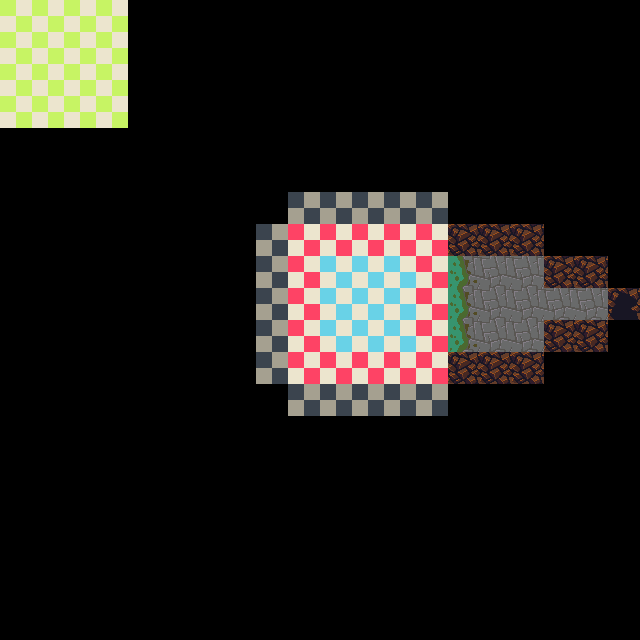

The image is a tile-based game level rendered from a .tmx file. Its description and complete source (layers, tilesets, objects, tile grids) follow:
An orthogonal 20x20 tile map with 32x32 px tiles, 3 tile layers (floor, walls, cliff), 3 hidden layers not drawn, 4 tilesets and 5 objects (2x Trigger, 2x Shaman, Player).

<map version="1.0" tiledversion="1.0.3" orientation="orthogonal" renderorder="right-down" width="20" height="20" tilewidth="32" tileheight="32" nextobjectid="24">
 <tileset firstgid="1" source="../../sprites/collision/collision.tsx" />
 <tileset firstgid="9" source="../../sprites/lights/lights.tsx" />
 <tileset firstgid="329" source="../../sprites/cave/cave.tsx" />
 <tileset firstgid="393" source="../../sprites/dev/dev.tsx" />
 <layer name="floor" width="20" height="20">
  <data encoding="csv">
402,402,402,402,0,0,0,0,0,0,0,0,0,0,0,0,0,0,0,0,
402,402,402,402,0,0,0,0,0,0,0,0,0,0,0,0,0,0,0,0,
402,402,402,402,0,0,0,0,0,0,0,0,0,0,0,0,0,0,0,0,
402,402,402,402,0,0,0,0,0,0,0,0,0,0,0,0,0,0,0,0,
0,0,0,0,0,0,0,0,0,0,0,0,0,0,0,0,0,0,0,0,
0,0,0,0,0,0,0,0,0,0,0,0,0,0,0,0,0,0,0,0,
0,0,0,0,0,0,0,0,0,0,0,0,0,0,0,0,0,0,0,0,
0,0,0,0,0,0,0,0,0,394,394,394,394,394,0,0,0,0,0,0,
0,0,0,0,0,0,0,0,0,394,398,398,398,394,355,337,337,0,0,0,
0,0,0,0,0,0,0,0,0,394,398,398,398,394,355,337,337,337,337,0,
0,0,0,0,0,0,0,0,0,394,398,398,398,394,355,337,337,0,0,0,
0,0,0,0,0,0,0,0,0,394,394,394,394,394,0,0,0,0,0,0,
0,0,0,0,0,0,0,0,0,0,0,0,0,0,0,0,0,0,0,0,
0,0,0,0,0,0,0,0,0,0,0,0,0,0,0,0,0,0,0,0,
0,0,0,0,0,0,0,0,0,0,0,0,0,0,0,0,0,0,0,0,
0,0,0,0,0,0,0,0,0,0,0,0,0,0,0,0,0,0,0,0,
0,0,0,0,0,0,0,0,0,0,0,0,0,0,0,0,0,0,0,0,
0,0,0,0,0,0,0,0,0,0,0,0,0,0,0,0,0,0,0,0,
0,0,0,0,0,0,0,0,0,0,0,0,0,0,0,0,0,0,0,0,
0,0,0,0,0,0,0,0,0,0,0,0,0,0,0,0,0,0,0,0
</data>
 </layer>
 <layer name="walls" width="20" height="20" opacity="0.7">
  <data encoding="csv">
0,0,0,0,0,0,0,0,0,0,0,0,0,0,0,0,0,0,0,0,
0,0,0,0,0,0,0,0,0,0,0,0,0,0,0,0,0,0,0,0,
0,0,0,0,0,0,0,0,0,0,0,0,0,0,0,0,0,0,0,0,
0,0,0,0,0,0,0,0,0,0,0,0,0,0,0,0,0,0,0,0,
0,0,0,0,0,0,0,0,0,0,0,0,0,0,0,0,0,0,0,0,
0,0,0,0,0,0,0,0,0,0,0,0,0,0,0,0,0,0,0,0,
0,0,0,0,0,0,0,0,0,406,406,406,406,406,0,0,0,0,0,0,
0,0,0,0,0,0,0,0,406,0,0,0,0,0,329,329,329,0,0,0,
0,0,0,0,0,0,0,0,406,0,0,0,0,0,0,0,0,329,329,0,
0,0,0,0,0,0,0,0,406,0,0,0,0,0,0,0,0,0,0,331,
0,0,0,0,0,0,0,0,406,0,0,0,0,0,0,0,0,329,329,0,
0,0,0,0,0,0,0,0,406,0,0,0,0,0,329,329,329,0,0,0,
0,0,0,0,0,0,0,0,0,406,406,406,406,406,0,0,0,0,0,0,
0,0,0,0,0,0,0,0,0,0,0,0,0,0,0,0,0,0,0,0,
0,0,0,0,0,0,0,0,0,0,0,0,0,0,0,0,0,0,0,0,
0,0,0,0,0,0,0,0,0,0,0,0,0,0,0,0,0,0,0,0,
0,0,0,0,0,0,0,0,0,0,0,0,0,0,0,0,0,0,0,0,
0,0,0,0,0,0,0,0,0,0,0,0,0,0,0,0,0,0,0,0,
0,0,0,0,0,0,0,0,0,0,0,0,0,0,0,0,0,0,0,0,
0,0,0,0,0,0,0,0,0,0,0,0,0,0,0,0,0,0,0,0
</data>
 </layer>
 <layer name="ceiling" width="20" height="20" visible="0">
  <data encoding="csv">
0,0,0,0,0,0,0,0,0,0,0,0,0,0,0,0,0,0,0,0,
0,0,0,0,0,0,0,0,0,0,0,0,0,0,0,0,0,0,0,0,
0,0,0,0,0,0,0,0,0,0,0,0,0,0,0,0,0,0,0,0,
0,0,0,0,0,0,0,0,0,0,0,0,0,0,0,0,0,0,0,0,
0,0,0,0,0,0,0,0,0,0,0,0,0,0,0,0,0,0,0,0,
0,0,0,0,0,0,0,0,0,0,0,0,0,0,0,0,0,0,0,0,
0,0,0,0,0,0,0,0,0,0,0,0,0,0,0,0,0,0,0,0,
0,0,0,0,0,0,0,0,0,393,393,393,393,393,0,0,0,0,0,0,
0,0,0,0,0,0,0,0,0,393,393,393,393,393,329,329,329,0,0,0,
0,0,0,0,0,0,0,0,0,393,393,393,393,393,329,329,329,329,329,0,
0,0,0,0,0,0,0,0,0,393,393,393,393,393,329,329,329,0,0,0,
0,0,0,0,0,0,0,0,0,393,393,393,393,393,0,0,0,0,0,0,
0,0,0,0,0,0,0,0,0,0,0,0,0,0,0,0,0,0,0,0,
0,0,0,0,0,0,0,0,0,0,0,0,0,0,0,0,0,0,0,0,
0,0,0,0,0,0,0,0,0,0,0,0,0,0,0,0,0,0,0,0,
0,0,0,0,0,0,0,0,0,0,0,0,0,0,0,0,0,0,0,0,
0,0,0,0,0,0,0,0,0,0,0,0,0,0,0,0,0,0,0,0,
0,0,0,0,0,0,0,0,0,0,0,0,0,0,0,0,0,0,0,0,
0,0,0,0,0,0,0,0,0,0,0,0,0,0,0,0,0,0,0,0,
0,0,0,0,0,0,0,0,0,0,0,0,0,0,0,0,0,0,0,0
</data>
 </layer>
 <layer name="collision" width="20" height="20" visible="0">
  <data encoding="csv">
0,0,0,0,0,0,0,0,0,0,0,0,0,0,0,0,0,0,0,0,
0,0,0,0,0,0,0,0,0,0,0,0,0,0,0,0,0,0,0,0,
0,0,0,0,0,0,0,0,0,0,0,0,0,0,0,0,0,0,0,0,
0,0,0,0,0,0,0,0,0,0,0,0,0,0,0,0,0,0,0,0,
0,0,0,0,0,0,0,0,0,0,0,0,0,0,0,0,0,0,0,0,
0,0,0,0,0,0,0,0,0,0,0,0,0,0,0,0,0,0,0,0,
0,0,0,0,0,0,0,0,0,1,1,1,1,1,0,0,0,0,0,0,
0,0,0,0,0,0,0,0,1,0,0,0,0,0,1,1,1,0,0,0,
0,0,0,0,0,0,0,0,1,0,0,0,0,0,0,0,0,1,1,0,
0,0,0,0,0,0,0,0,1,0,0,0,0,0,0,0,0,0,0,1,
0,0,0,0,0,0,0,0,1,0,0,0,0,0,0,0,0,1,1,0,
0,0,0,0,0,0,0,0,1,0,0,0,0,0,1,1,1,0,0,0,
0,0,0,0,0,0,0,0,0,1,1,1,1,1,0,0,0,0,0,0,
0,0,0,0,0,0,0,0,0,0,0,0,0,0,0,0,0,0,0,0,
0,0,0,0,0,0,0,0,0,0,0,0,0,0,0,0,0,0,0,0,
0,0,0,0,0,0,0,0,0,0,0,0,0,0,0,0,0,0,0,0,
0,0,0,0,0,0,0,0,0,0,0,0,0,0,0,0,0,0,0,0,
0,0,0,0,0,0,0,0,0,0,0,0,0,0,0,0,0,0,0,0,
0,0,0,0,0,0,0,0,0,0,0,0,0,0,0,0,0,0,0,0,
0,0,0,0,0,0,0,0,0,0,0,0,0,0,0,0,0,0,0,0
</data>
 </layer>
 <layer name="lighting" width="20" height="20" visible="0">
  <data encoding="csv">
0,0,0,0,0,0,0,0,0,0,0,0,0,0,0,0,0,0,0,0,
0,0,0,0,0,0,0,0,0,0,0,0,0,0,0,0,0,0,0,0,
0,0,0,0,0,0,0,0,0,0,0,0,0,0,0,0,0,0,0,0,
0,0,0,0,0,0,0,0,0,0,0,0,0,0,0,0,0,0,0,0,
0,0,0,0,0,0,0,0,0,0,0,0,0,0,0,0,0,0,0,0,
0,0,0,0,0,0,0,0,0,0,0,0,0,0,0,0,0,0,0,0,
0,0,0,0,0,0,0,0,0,0,0,0,0,0,0,0,0,0,0,0,
0,0,0,0,0,0,0,0,0,105,105,105,105,105,0,0,0,0,0,0,
0,0,0,0,0,0,0,0,0,105,89,89,89,105,121,137,153,0,0,0,
0,0,0,0,0,0,0,0,0,105,89,73,89,105,121,137,153,169,185,0,
0,0,0,0,0,0,0,0,0,105,89,89,89,105,121,137,153,0,0,0,
0,0,0,0,0,0,0,0,0,105,105,105,105,105,0,0,0,0,0,0,
0,0,0,0,0,0,0,0,0,0,0,0,0,0,0,0,0,0,0,0,
0,0,0,0,0,0,0,0,0,0,0,0,0,0,0,0,0,0,0,0,
0,0,0,0,0,0,0,0,0,0,0,0,0,0,0,0,0,0,0,0,
0,0,0,0,0,0,0,0,0,0,0,0,0,0,0,0,0,0,0,0,
0,0,0,0,0,0,0,0,0,0,0,0,0,0,0,0,0,0,0,0,
0,0,0,0,0,0,0,0,0,0,0,0,0,0,0,0,0,0,0,0,
0,0,0,0,0,0,0,0,0,0,0,0,0,0,0,0,0,0,0,0,
0,0,0,0,0,0,0,0,0,0,0,0,0,0,0,0,0,0,0,0
</data>
 </layer>
 <objectgroup name="entities" visible="0">
  <object id="4" name="spawnTrigger" type="Trigger" x="224" y="240" width="16" height="32">
   <properties>
    <property name="monsterTrigger" type="bool" value="false" />
    <property name="playerTrigger" type="bool" value="true" />
    <property name="repeat" type="float" value="0" />
    <property name="spawn" value="[{&quot;name&quot;: &quot;shaman1&quot;,&quot;delay&quot;: 1000},{&quot;name&quot;: &quot;shaman2&quot;,&quot;delay&quot;: 1400}]" />
   </properties>
  </object>
  <object id="11" name="player" type="Player" x="355.667" y="305.333" width="8" height="8" />
  <object id="17" name="spawnTrigger" type="Trigger" x="205" y="161.667" width="22.3333" height="12.6667">
   <properties>
    <property name="monsterTrigger" type="bool" value="false" />
    <property name="playerTrigger" type="bool" value="true" />
    <property name="repeat" type="float" value="0" />
    <property name="spawn" value="&quot;hello&quot;" />
   </properties>
  </object>
  <object id="20" name="shaman1" type="Shaman" x="268.333" y="277.333" width="7.33333" height="5.66667">
   <properties>
    <property name="autoSpawn" type="bool" value="false" />
    <property name="hard" type="bool" value="false" />
    <property name="health" type="int" value="100" />
   </properties>
  </object>
  <object id="23" name="shaman2" type="Shaman" x="250.667" y="292.833" width="7.33333" height="5.66667">
   <properties>
    <property name="autoSpawn" type="bool" value="false" />
    <property name="hard" type="bool" value="false" />
    <property name="health" type="int" value="100" />
   </properties>
  </object>
 </objectgroup>
 <layer name="cliff" width="20" height="20">
  <data encoding="csv">
0,0,0,0,0,0,0,0,0,0,0,0,0,0,0,0,0,0,0,0,
0,0,0,0,0,0,0,0,0,0,0,0,0,0,0,0,0,0,0,0,
0,0,0,0,0,0,0,0,0,0,0,0,0,0,0,0,0,0,0,0,
0,0,0,0,0,0,0,0,0,0,0,0,0,0,0,0,0,0,0,0,
0,0,0,0,0,0,0,0,0,0,0,0,0,0,0,0,0,0,0,0,
0,0,0,0,0,0,0,0,0,0,0,0,0,0,0,0,0,0,0,0,
0,0,0,0,0,0,0,0,0,0,0,0,0,0,0,0,0,0,0,0,
0,0,0,0,0,0,0,0,0,0,0,0,0,0,0,0,0,0,0,0,
0,0,0,0,0,0,0,0,0,0,0,0,0,0,0,0,0,0,0,0,
0,0,0,0,0,0,0,0,0,0,0,0,0,0,0,0,0,0,0,0,
0,0,0,0,0,0,0,0,0,0,0,0,0,0,0,0,0,0,0,0,
0,0,0,0,0,0,0,0,0,0,0,0,0,0,0,0,0,0,0,0,
0,0,0,0,0,0,0,0,0,0,0,0,0,0,0,0,0,0,0,0,
0,0,0,0,0,0,0,0,0,0,0,0,0,0,0,0,0,0,0,0,
0,0,0,0,0,0,0,0,0,0,0,0,0,0,0,0,0,0,0,0,
0,0,0,0,0,0,0,0,0,0,0,0,0,0,0,0,0,0,0,0,
0,0,0,0,0,0,0,0,0,0,0,0,0,0,0,0,0,0,0,0,
0,0,0,0,0,0,0,0,0,0,0,0,0,0,0,0,0,0,0,0,
0,0,0,0,0,0,0,0,0,0,0,0,0,0,0,0,0,0,0,0,
0,0,0,0,0,0,0,0,0,0,0,0,0,0,0,0,0,0,0,0
</data>
 </layer>
</map>
